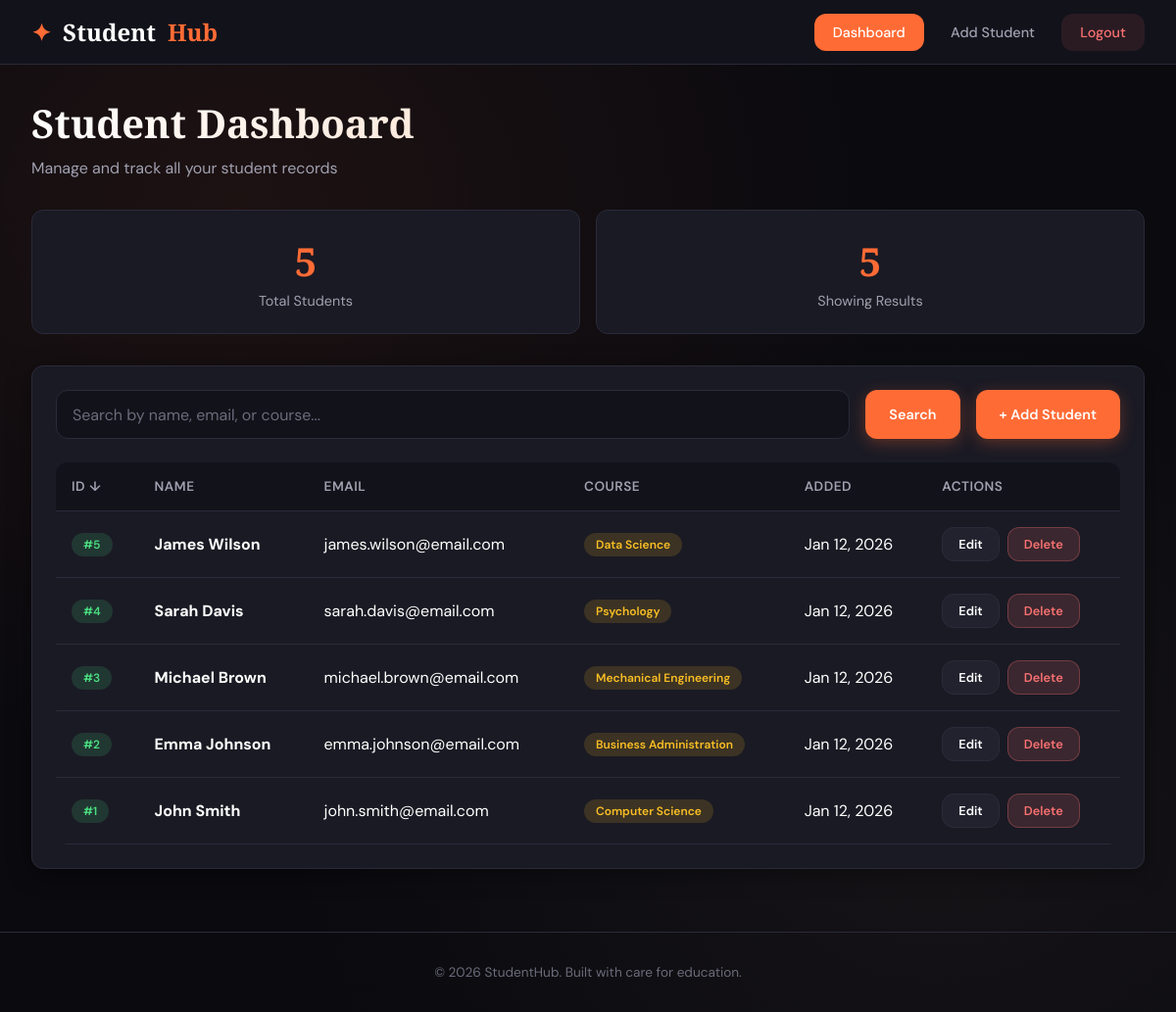
/index.php (signed in), run on the app's committed database.
### tables this page shows
CREATE TABLE IF NOT EXISTS students (
    id INT AUTO_INCREMENT PRIMARY KEY,
    name VARCHAR(100) NOT NULL,
    email VARCHAR(100) NOT NULL UNIQUE,
    phone VARCHAR(20),
    course VARCHAR(100) NOT NULL,
    address TEXT,
    created_at TIMESTAMP DEFAULT CURRENT_TIMESTAMP,
    updated_at TIMESTAMP DEFAULT CURRENT_TIMESTAMP ON UPDATE CURRENT_TIMESTAMP
);

### config.php (called while the page is built, shortened)
<?php
function isLoggedIn() {
    return isset($_SESSION['user_id']) && !empty($_SESSION['user_id']);
}
function h($string) {
    return htmlspecialchars($string, ENT_QUOTES, 'UTF-8');
}
?>

### index.php (the view, shortened to what this page needs)
<?php
require_once 'header.php';
$search = trim($_GET['search'] ?? '');
$sort_by = $_GET['sort'] ?? 'id';
$sort_order = $_GET['order'] ?? 'DESC';
$query = "SELECT * FROM students";
$query .= " ORDER BY $sort_by $sort_order";
$stmt = $conn->prepare($query);
$stmt->execute();
$result = $stmt->get_result();
$total_students = $result->num_rows;
$stats_query = $conn->query("SELECT COUNT(*) as total FROM students");
$total_all = $stats_query->fetch_assoc()['total'];
function sortLink($column, $label, $current_sort, $current_order)
{
    $new_order = ($current_sort === $column && $current_order === 'ASC') ? 'DESC' : 'ASC';
    $arrow = '';
    if ($current_sort === $column) {
        $arrow = $current_order === 'ASC' ? ' ↑' : ' ↓';
    }
    $search = isset($_GET['search']) ? '&search=' . urlencode($_GET['search']) : '';
    return "<a href=\"?sort=$column&order=$new_order$search\">$label$arrow</a>";
}
?>
<div class="container">
    <div class="page-header">
        <h1 class="page-title">Student Dashboard</h1>
        <p class="page-subtitle">Manage and track all your student records</p>
    </div>
    <div class="stats-grid">
        <div class="stat-card">
            <div class="stat-value"><?php echo $total_all; ?></div>
            <div class="stat-label">Total Students</div>
        </div>
        <div class="stat-card">
            <div class="stat-value"><?php echo $total_students; ?></div>
            <div class="stat-label">Showing Results</div>
        </div>
    </div>
    <div class="card">
        <form method="GET" class="search-box">
            <input type="text" name="search" class="form-control search-input"
                placeholder="Search by name, email, or course..."
                value="<?php echo h($search); ?>">
            <button type="submit" class="btn btn-primary">Search</button>
            <a href="add_student.php" class="btn btn-primary">+ Add Student</a>
        </form>
        <?php if ($total_students > 0): ?>
            <div class="table-container">
                <table>
                    <thead>
                        <tr>
                            <th><?php echo sortLink('id', 'ID', $sort_by, $sort_order); ?></th>
                            <th><?php echo sortLink('name', 'Name', $sort_by, $sort_order); ?></th>
                            <th><?php echo sortLink('email', 'Email', $sort_by, $sort_order); ?></th>
                            <th><?php echo sortLink('course', 'Course', $sort_by, $sort_order); ?></th>
                            <th><?php echo sortLink('created_at', 'Added', $sort_by, $sort_order); ?></th>
                            <th>Actions</th>
                        </tr>
                    </thead>
                    <tbody>
                        <?php while ($row = $result->fetch_assoc()): ?>
                            <tr>
                                <td><span class="badge badge-success">#<?php echo h($row['id']); ?></span></td>
                                <td><strong><?php echo h($row['name']); ?></strong></td>
                                <td><?php echo h($row['email']); ?></td>
                                <td><span class="badge badge-warning"><?php echo h($row['course']); ?></span></td>
                                <td><?php echo date('M d, Y', strtotime($row['created_at'])); ?></td>
                                <td>
                                    <div class="actions">
                                        <a href="edit_student.php?id=<?php echo $row['id']; ?>" class="btn btn-secondary btn-sm">Edit</a>
                                        <a href="delete_student.php?id=<?php echo $row['id']; ?>"
                                            class="btn btn-danger btn-sm"
                                            onclick="return confirm('Are you sure you want to delete this student?');">Delete</a>
                                    </div>
                                </td>
                            </tr>
                        <?php endwhile; ?>
                    </tbody>
                </table>
            </div>
        <?php endif; ?>
    </div>
</div>
<?php
require_once 'footer.php';
?>

### header.php (shortened to what this page needs)
<?php
require_once 'config.php';
$current_page = basename($_SERVER['PHP_SELF']);
?>
<!DOCTYPE html>
<html lang="en">
<head>
</head>
<body>
    <?php if (isLoggedIn()): ?>
    <nav class="navbar">
        <a href="index.php" class="navbar-brand">
            <span>✦</span> Student<span>Hub</span>
        </a>
        <ul class="navbar-nav">
            <li><a href="index.php" class="nav-link <?php echo $current_page === 'index.php' ? 'active' : ''; ?>">Dashboard</a></li>
            <li><a href="add_student.php" class="nav-link <?php echo $current_page === 'add_student.php' ? 'active' : ''; ?>">Add Student</a></li>
            <li><a href="logout.php" class="nav-link logout">Logout</a></li>
        </ul>
    </nav>
    <?php endif; ?>

### footer.php
    <footer style="text-align: center; padding: 2rem; color: var(--text-muted); font-size: 0.85rem; border-top: 1px solid var(--border-color); margin-top: 2rem;">
        <p>&copy; <?php echo date('Y'); ?> StudentHub. Built with care for education.</p>
    </footer>
</body>
</html>

### data on the page
students: id "5", name "James Wilson", email "james.wilson@email.com", course "Data Science", created_at "Jan 12, 2026"
students: id "4", name "Sarah Davis", email "sarah.davis@email.com", course "Psychology", created_at "Jan 12, 2026"
students: id "3", name "Michael Brown", email "michael.brown@email.com", course "Mechanical Engineering", created_at "Jan 12, 2026"
students: id "2", name "Emma Johnson", email "emma.johnson@email.com", course "Business Administration", created_at "Jan 12, 2026"
students: id "1", name "John Smith", email "john.smith@email.com", course "Computer Science", created_at "Jan 12, 2026"

### other printed values
$total_all "5"
$total_students "5"
$label "ID NAME EMAIL COURSE ADDED"
$arrow "↓"
